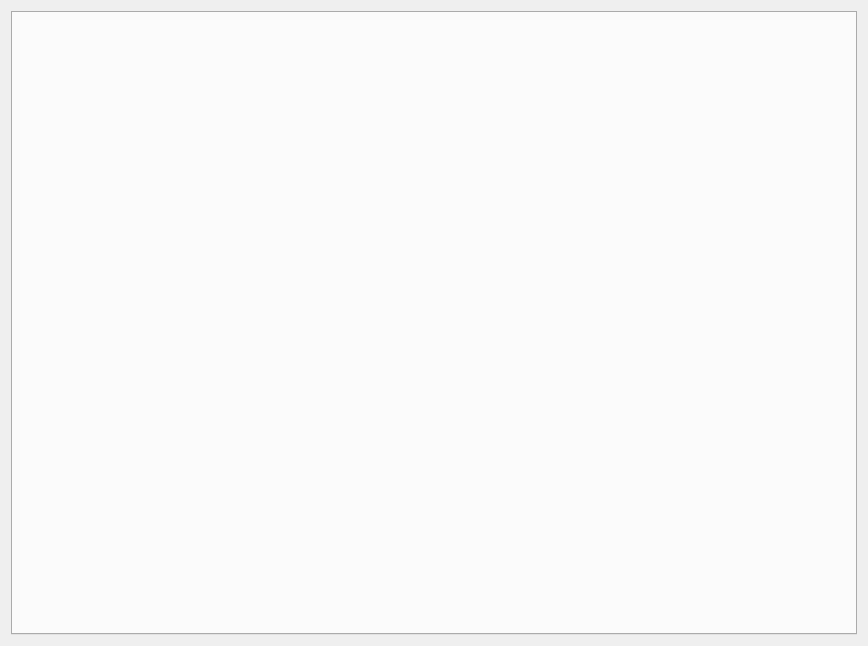
<?xml version="1.0" encoding="UTF-8"?>
<ui version="4.0">
 <class>Form</class>
 <widget class="QWidget" name="Form">
  <property name="geometry">
   <rect>
    <x>0</x>
    <y>0</y>
    <width>868</width>
    <height>646</height>
   </rect>
  </property>
  <property name="windowTitle">
   <string>Form</string>
  </property>
  <layout class="QVBoxLayout" name="verticalLayout">
   <item>
    <widget class="QTabWidget" name="tabWidget">
     <property name="currentIndex">
      <number>-1</number>
     </property>
    </widget>
   </item>
  </layout>
 </widget>
 <resources/>
 <connections/>
</ui>
